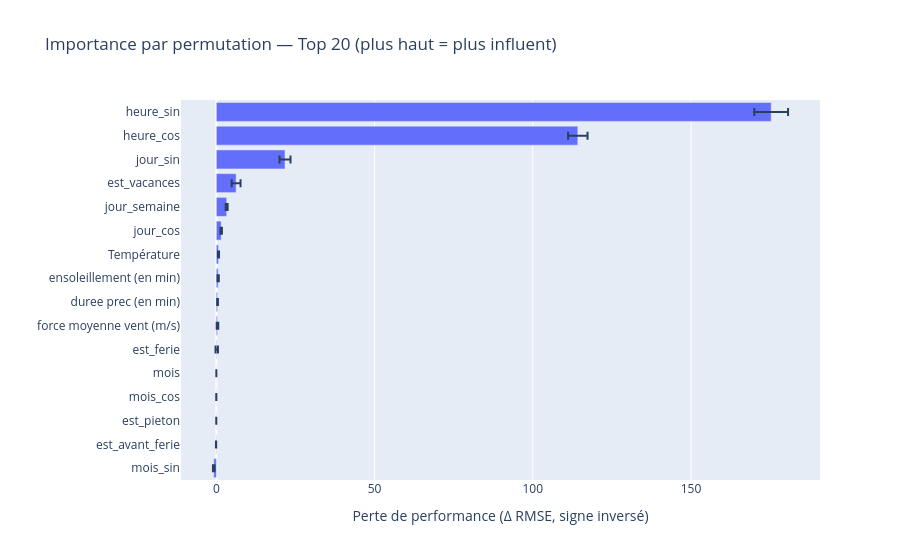

This figure's notebook cell:
### Code cell
from sklearn.inspection import permutation_importance
import pandas as pd
import numpy as np
import plotly.express as px

# 1) Importance par permutation sur le pipeline complet (prétraitements inclus)
perm = permutation_importance(
    estimator=pipe,
    X=X_test,
    y=y_test,
    n_repeats=20,
    random_state=42,
    scoring='neg_root_mean_squared_error'  # cohérent avec votre RMSE
)

imp_df = (
    pd.DataFrame({
        'feature': features,
        'importance_mean': perm.importances_mean,
        'importance_std': perm.importances_std
    })
    .sort_values('importance_mean', ascending=False)
)

print(imp_df.head(20))

# 2) Bar chart Plotly (top 20)
topk = imp_df.head(20).sort_values('importance_mean', ascending=True)
fig = px.bar(
    topk,
    x='importance_mean', y='feature',
    error_x='importance_std',
    orientation='h',
    title='Importance par permutation — Top 20 (plus haut = plus influent)'
)
fig.update_layout(xaxis_title="Perte de performance (Δ RMSE, signe inversé)", yaxis_title="")
fig.show()

### Figure 1 — Plotly figure (JSON) as saved in the notebook; plotly's stock layout.template omitted (floating-point values rounded to 4 significant figures)
{"data": [{"error_x": {"array": [0.2506, 0.03369, 0.009066, 0.01927, 0.0, 0.3792, 0.2415, 0.1211, 0.2033, 0.173, 0.2302, 0.3027, 1.401, 1.738, 3.076, 5.334]}, "hovertemplate": "importance_mean=%{x}<br>feature=%{y}<extra></extra>", "legendgroup": "", "marker": {"color": "#636efa", "pattern": {"shape": ""}}, "name": "", "orientation": "h", "showlegend": false, "textposition": "auto", "type": "bar", "x": [-0.8229, -0.08626, -0.02212, -0.01143, 0.0, 0.1252, 0.3607, 0.378, 0.5719, 0.6736, 1.531, 3.266, 6.251, 21.69, 114.2, 175.3], "xaxis": "x", "y": ["mois_sin", "est_avant_ferie", "est_pieton", "mois_cos", "mois", "est_ferie", "force moyenne vent (m/s)", "duree prec (en min)", "ensoleillement (en min)", "Température", "jour_cos", "jour_semaine", "est_vacances", "jour_sin", "heure_cos", "heure_sin"], "yaxis": "y"}], "layout": {"barmode": "relative", "legend": {"tracegroupgap": 0}, "title": {"text": "Importance par permutation — Top 20 (plus haut = plus influent)"}, "xaxis": {"anchor": "y", "domain": [0, 1], "title": {"text": "Perte de performance (Δ RMSE, signe inversé)"}}, "yaxis": {"anchor": "x", "domain": [0, 1], "title": {"text": ""}}}}
